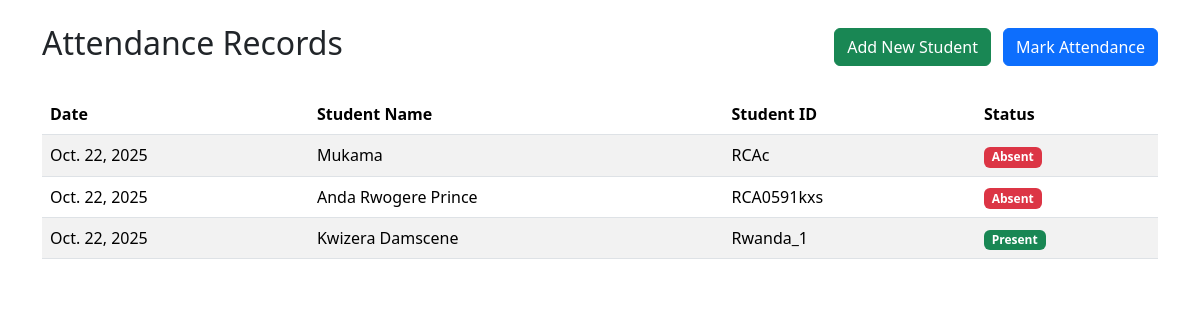
The page / on the database its author committed.
### myapp/models.py (models this page shows, shortened)
class Attendance(models.Model):
    student = models.ForeignKey(Student, on_delete=models.CASCADE)
    date = models.DateField(default=timezone.now)
    is_present = models.BooleanField(default=False)
    class Meta:
        ordering = ['-date', 'student__name']
        unique_together = ('student', 'date')

class Student(models.Model):
    name = models.CharField(max_length=100)
    student_id = models.CharField(max_length=50, unique=True)

### myapp/views.py (the view)
# urls.py: path('', views.attendance_list, name='attendance_list'),
def attendance_list(request):
    attendances = Attendance.objects.all().order_by('-date')
    return render(request, 'myapp/attendance_list.html', {
        'attendances': attendances,
        'today': timezone.now().date()
    })

### myapp/templates/myapp/attendance_list.html (shortened to what this page needs)
<!doctype html>
<html lang="en">
    <head>
        <link href="https://cdn.jsdelivr.net/npm/bootstrap@5.3.2/dist/css/bootstrap.min.css" rel="stylesheet">
    </head>
    <body>
        <div class="container mt-4">
            <div class="d-flex justify-content-between align-items-center mb-4">
                <h2>Attendance Records</h2>
                <div>
                    <a href="{% url 'add_student' %}" class="btn btn-success me-2">Add New Student</a>
                    <a href="{% url 'mark_attendance' %}" class="btn btn-primary">Mark Attendance</a>
                </div>
            </div>
            <div class="table-responsive">
                <table class="table table-striped">
                    <thead>
                        <tr>
                            <th>Date</th>
                            <th>Student Name</th>
                            <th>Student ID</th>
                            <th>Status</th>
                        </tr>
                    </thead>
                    <tbody>
                        {% for attendance in attendances %}
                        <tr>
                            <td>{{ attendance.date }}</td>
                            <td>{{ attendance.student.name }}</td>
                            <td>{{ attendance.student.student_id }}</td>
                            <td>
                                {% if attendance.is_present %}
                                    <span class="badge bg-success">Present</span>
                                {% else %}
                                    <span class="badge bg-danger">Absent</span>
                                {% endif %}
                            </td>
                        </tr>
                        {% empty %}
                        <tr>
                            <td colspan="4" class="text-center">No attendance records found.</td>
                        </tr>
                        {% endfor %}
                    </tbody>
                </table>
            </div>
        </div>
    </body>
    </html>

### rows shown on the page
Attendance: date "Oct. 22, 2025", student.name "Mukama", student.student_id "RCAc", is_present "Absent"
Attendance: date "Oct. 22, 2025", student.name "Anda Rwogere Prince", student.student_id "RCA0591kxs", is_present "Absent"
Attendance: date "Oct. 22, 2025", student.name "Kwizera Damscene", student.student_id "Rwanda_1", is_present "Present"
